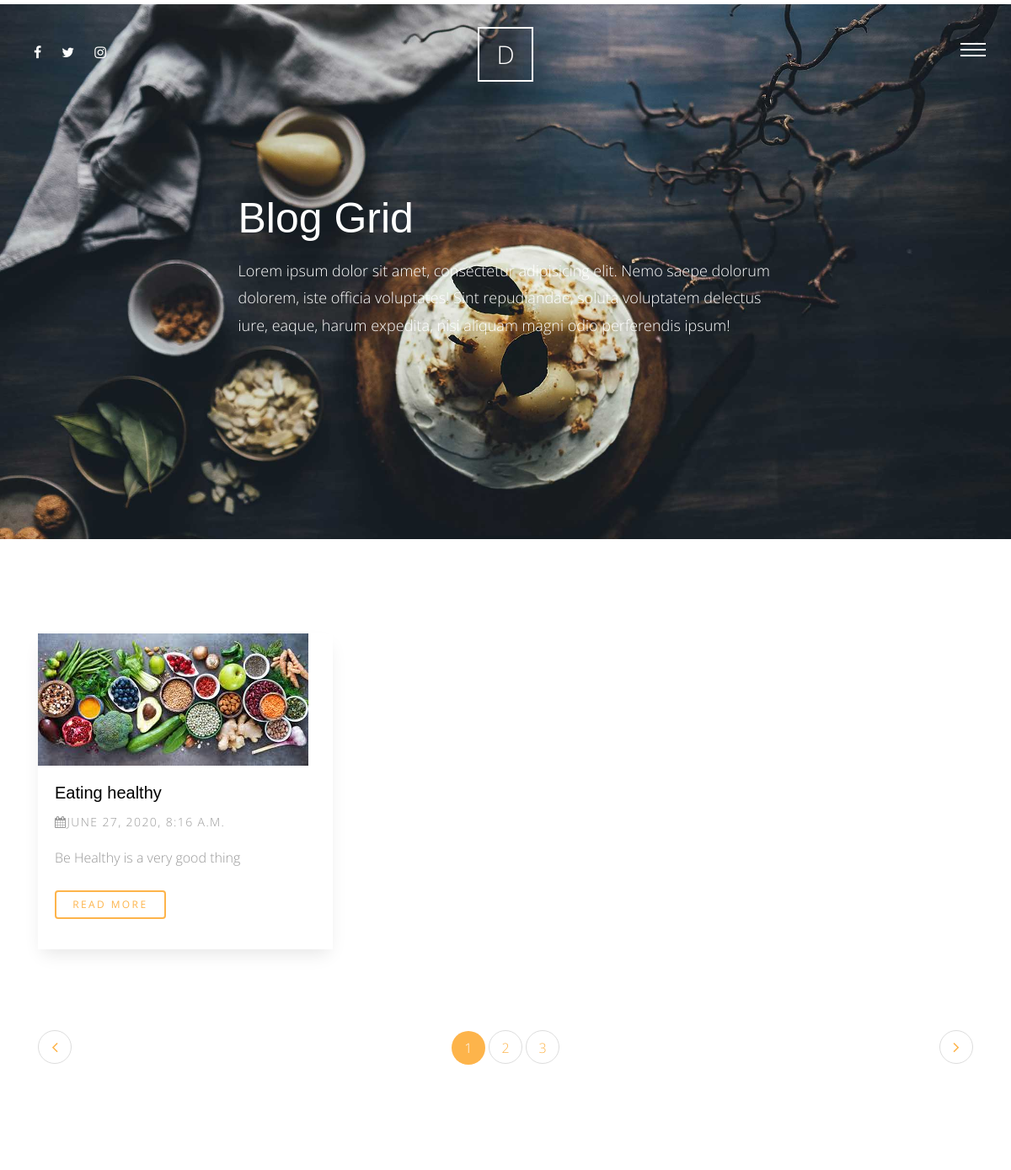
Page /blog/ (upper part) on the earlier database version.
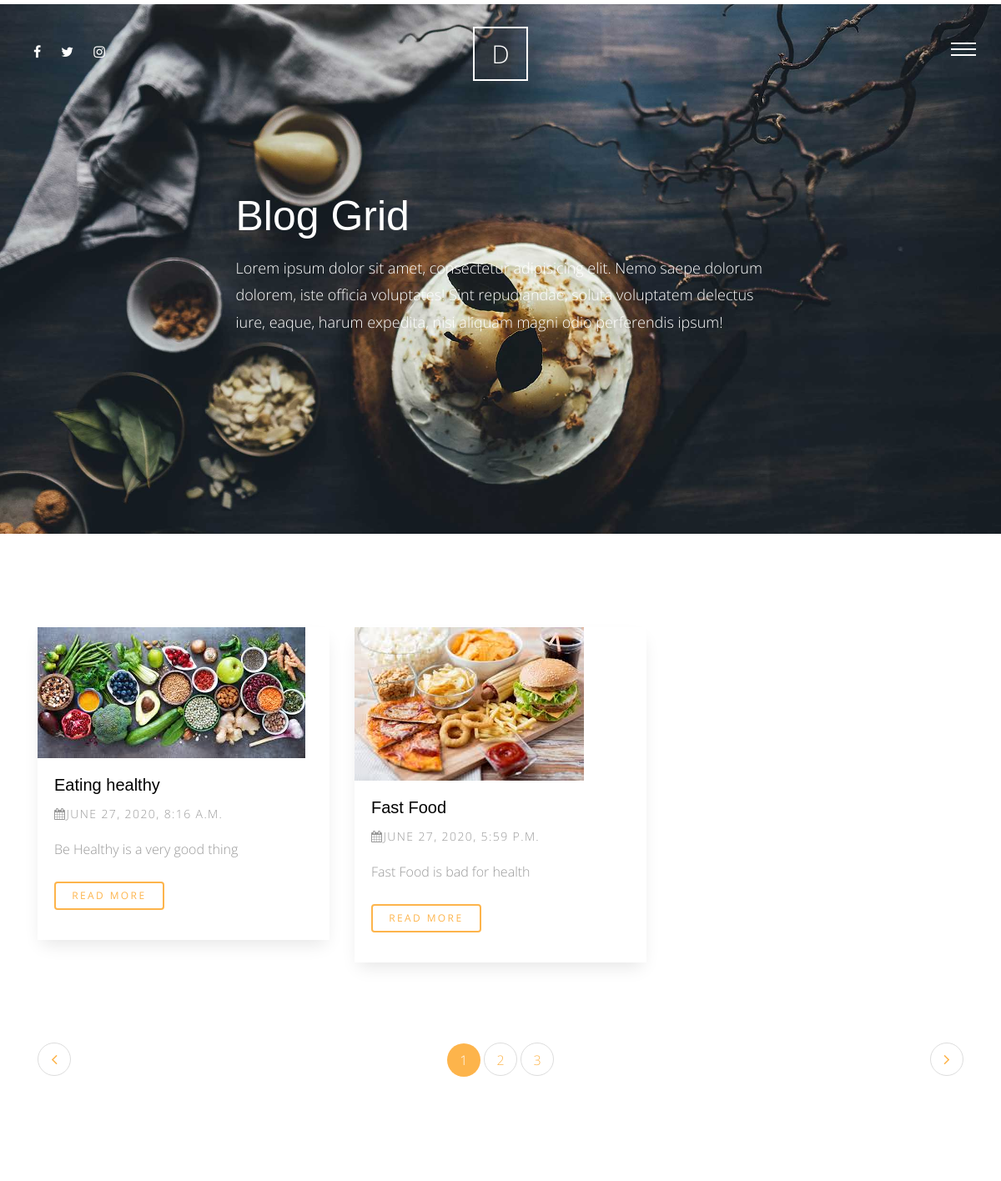
Same page on the later database version.
### blog/models.py (models this page shows)
class Post(models.Model):
  title  = models.CharField(max_length=50)
  content = models.TextField(max_length=500)
  created = models.DateTimeField(default= timezone.now)
  author = models.ForeignKey(User,on_delete=models.CASCADE)
  image = models.ImageField(upload_to='blog/',blank=True,null=True)
  category = models.ForeignKey('Category',null=True,on_delete=models.SET_NULL)
  tags = TaggableManager(blank=True)
  def __str__(self):
    return self.title
  class Meta:
        verbose_name = 'post'
        verbose_name_plural = 'posts'

### blog/views.py (the view)
# urls.py: path('', views.post_list, name='post_list'),
def post_list(request):
    post_list = Post.objects.all()
    context = {
        'post_list': post_list
    }
    return render(request, 'blog/post_list.html', context)

### blog/templates/blog/post_list.html (shortened to what this page needs)
{% extends 'base.html' %} {% load static %} {% block content %}
      <div class="main-wrap">
        <div class="cover_1 cover_sm">
          <div class="img_bg" style="background-image: url({% static 'img/slider-1.jpg' %});" data-stellar-background-ratio="0.5">
            <div class="container">
              <div class="row align-items-center justify-content-center">
                <div class="col-md-7" data-aos="fade-up">
                  <h2 class="heading">Blog Grid</h2>
                  <p class="lead">Lorem ipsum dolor sit amet, consectetur adipisicing elit. Nemo saepe dolorum dolorem, iste officia voluptates! Sint repudiandae, soluta voluptatem delectus iure, eaque, harum expedita, nisi aliquam magni odio perferendis ipsum!</p>
                </div>
              </div>
            </div>
          </div>
        </div>
       <div class="section">
          <div class="container">
            <div class="row mb-5">
              {% for post in post_list %}
              <div class="col-md-4">
                <div class="media d-block media-bg-white mb-5" data-aos="fade-up"  data-aos-delay="400">
                  <figure>
                    <a href="blog-single.html"><img src="{{post.image.url}}" alt="Image placeholder" class="img-fluid"></a>
                  </figure>
                  <div class="media-body">
                    <h3><a href="{% url 'blog:post_detail' post.id %}">{{post}}</a></h3>
                    <p class="post-meta"><span><span class="fa fa-calendar"></span>{{post.created}}</span></p>
                    <p class="mb-4">{{post.content}}</p>
                    <p><a href="{% url 'blog:post_detail' post.id %}" class="btn btn-primary btn-outline-primary btn-sm">Read More</a></p>
                  </div>
                </div>
              </div>
              {% endfor  %}
            </div>
            <div class="row">
              <div class="col-md-12">
                <ul class="pagination custom-pagination">
                  <li class="page-item prev"><a class="page-link" href="#"><i class="fa fa-angle-left"></i></a></li>
                  <li class="page-item active"><a class="page-linkx href="#">1</a></li>
                  <li class="page-item"><a class="page-link" href="#">2</a></li>
                  <li class="page-item"><a class="page-link" href="#">3</a></li>
                  <li class="page-item next"><a class="page-link" href="#"><i class="fa fa-angle-right"></i></a></li>
                </ul>
              </div>
            </div>
          </div>
        </div>
      </div>
{% endblock content %}s

### templates/base.html (shortened to what this page needs)
<!doctype html>
<html lang="en">
  <head>
    {% load static %}
    <link rel="stylesheet" href="{% static 'css/bootstrap.css' %}">
    <link rel="stylesheet" href="{% static 'css/animate.css' %}">
    <link rel="stylesheet" href="{% static 'css/owl.carousel.min.css' %}">
    <link rel="stylesheet" href="{% static 'css/magnific-popup.css' %}">
    <link rel="stylesheet" href="{% static 'css/aos.css' %}">
    <link rel="stylesheet" href="{% static 'css/bootstrap-datepicker.css' %}">
    <link rel="stylesheet" href="{% static 'css/jquery.timepicker.css' %}">
    <link rel="stylesheet" href="{% static 'fonts/ionicons/css/ionicons.min.css' %}">
    <link rel="stylesheet" href="{% static 'fonts/fontawesome/css/font-awesome.min.css' %}">
    <link rel="stylesheet" href="{% static 'fonts/flaticon/font/flaticon.css' %}">
    <link rel="stylesheet" href="{% static 'css/style.css' %}">
  </head>
  <body>
    <div class="site-wrap">
      <header class="site-header">
        <div class="row align-items-center">
          <div class="col-5 col-md-3">
             <ul class="list-unstyled social">
              <li><a href="#"><span class="fa fa-facebook"></span></a></li>
              <li><a href="#"><span class="fa fa-twitter"></span></a></li>
              <li><a href="#"><span class="fa fa-instagram"></span></a></li>
            </ul>
          </div>
          <div class="col-2 col-md-6 text-center">
            <a href="index.html" class="site-logo">D</a>
          </div>
          <div class="col-5 col-md-3 text-right menu-burger-wrap">
            <a href="#" class="site-nav-toggle js-site-nav-toggle"><i></i></a>
          </div>
        </div>
      </header>
      {% block content %} {% endblock %}
    </div>
  </body>
</html>

### static/css/style.css (style rules this page uses)
html { overflow-x: hidden; }
body { background: #fff; font-family: "Open Sans", cursive; font-size: 16px; line-height: 1.8; font-weight: 300; color: #999999; }
a { -webkit-transition: .3s all ease; -o-transition: .3s all ease; transition: .3s all ease; text-decoration: none; }
h1, h2, h3, h4, h5 { color: #000; font-family: "Playfair Display", Arial, sans-serif; }
h1 a, h2 a, h3 a, h4 a, h5 a { color: #000; }
.btn, .form-control { outline: none; }
.btn { font-size: 13px; text-transform: uppercase; letter-spacing: .2em; }
.btn.btn-primary { color: #fff; border-width: 2px; }
.btn.btn-sm { font-size: 12px; }
.btn.btn-outline-primary { border-width: 2px; color: #fdb44b; }
.site-header { padding: 3em 30px; position: absolute; top: 0; z-index: 100; width: 100%; }
.site-header .site-logo { line-height: 0; padding: 10px 20px; border: 2px solid #fff; color: #fff; font-size: 30px; }
.site-header .social li { display: inline-block; }
.site-header .social li a { color: #fff; padding: 0 10px; }
.media h3 { font-size: 20px; margin-bottom: 10px; }
.media .post-meta { font-size: 14px; letter-spacing: .1em; text-transform: uppercase; }
.media.media-bg-white { -webkit-box-shadow: 0 10px 20px -5px rgba(0, 0, 0, 0.1); box-shadow: 0 10px 20px -5px rgba(0, 0, 0, 0.1); }
.media.media-bg-white figure { margin-bottom: 0; }
.media.media-bg-white .media-body { padding: 20px; background: #fff; }
.lead { font-size: 16px; }
.menu-burger-wrap { position: relative; }
.site-nav-toggle { width: 30px; height: 30px; cursor: pointer; text-decoration: none; position: relative; top: -15px; z-index: 21; display: block !important; float: right; right: 0; display: none; border-bottom: none !important; }
.site-nav-toggle i { position: relative; display: -moz-inline-stack; display: inline-block; zoom: 1; *display: inline; width: 30px; height: 2px; font: bold 14px/.4 Helvetica; text-transform: uppercase; text-indent: -55px; background: #fff; -webkit-transition: all .2s ease-out; -o-transition: all .2s ease-out; transition: all .2s ease-out; }
.site-nav-toggle i:before, .site-nav-toggle i:after { content: ''; width: 30px; height: 2px; background: #fff; position: absolute; left: 0; -webkit-transition: 0.2s; -o-transition: 0.2s; transition: 0.2s; }
.site-nav-toggle i:before { top: -7px; }
.site-nav-toggle i:after { bottom: -7px; }
.section { padding: 7em 0; }
.custom-pagination { width: 100%; text-align: center; display: inline-block; }
.custom-pagination li { display: inline-block; }
.custom-pagination .prev a, .custom-pagination .next a { font-size: 20px !important; line-height: 38px !important; }
.custom-pagination li a, .custom-pagination .prev a, .custom-pagination .next a { width: 40px; height: 40px; line-height: 40px; padding: 0; margin: 0; border-radius: 50% !important; font-size: 16px; }
.custom-pagination li.active a, .custom-pagination .prev.active a, .custom-pagination .next.active a { display: block; width: 40px; height: 40px; line-height: 40px; padding: 0; margin: 0; border-radius: 50% !important; font-size: 16px; background: #fdb44b; color: #fff; }
.custom-pagination .prev { float: left; }
.custom-pagination .next { float: right; }
.cover_1 { position: relative; }
.cover_1 .lead { color: #fff; font-size: 18px; }
.cover_1 .img_bg { background-repeat: no-repeat; background-size: cover !important; background-position: center center; }
.cover_1 .img_bg, .cover_1 .img_bg > .container > .row { min-height: 700px; height: 100vh; }
.cover_1.cover_sm .img_bg, .cover_1.cover_sm .img_bg > .container > .row { min-height: 600px; height: 80vh; }
.cover_1 .heading { color: white; font-weight: 300; font-size: 30px; line-height: 1.5; }
@media (min-width: 768px) { .cover_1 .heading { font-size: 50px; line-height: 1.5; } }

Differences in the rows shown:
added Post: image (picture), title "Fast Food", created "JUNE 27, 2020, 5:59 P.M.", content "Fast Food is bad for health"
